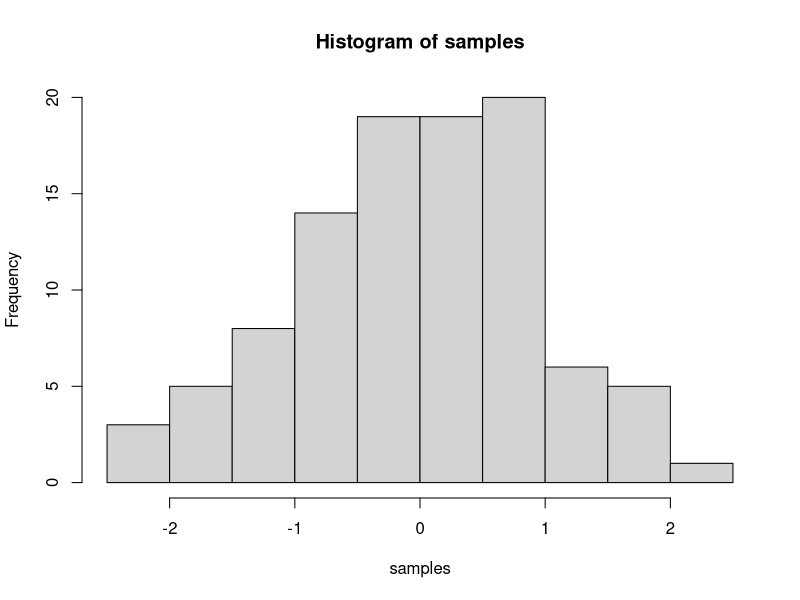
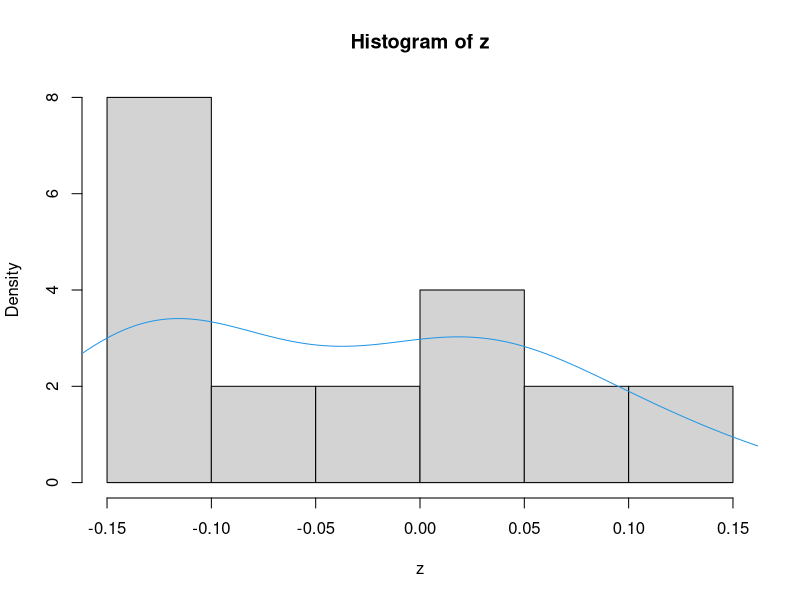

Write R code to recreate these figures, in order.
## ---- chunk 1
knitr::opts_chunk$set(message=FALSE,warning=FALSE, cache=TRUE)
## ---- chunk 2
15+20
12*12 # * is multiplication sign.
126/3 # / is division sign.
(2+5+4)/5
## ---- chunk 3
samples <- rnorm(100, mean=0, sd=1)
hist(samples)
## ---- chunk 4
1+2
2*5
5/3
(1+6+4)/5

## ---- chunk 5
a<-1
b<-2
a+b

d<-c(1,2,3)
e<-c(5,6,7)
d+e
d*e
d/e

## ---- chunk 6
# for loop solution
# i becomes the number 1 to 100 at each step of the loop


a <- length(100) # make empty variable, set length to 100
for (i in 1:100){
  a[i] <-i #assigns the number in i, to the ith index of a
}

print(a)

# for loop solution #2

a<-c() #create empty variable using combine command
for (i in 1:100){
  a<-c(a,i) # keeps combining a with itself and the new number in i
}
print(a)

# seq solution
a <- seq(1,100,1) # look up help for seq using ?seq() in console
print(a)

## ---- chunk 7
z<-rnorm(10,0,0.1)
hist(z,probability=TRUE)
lines(density(z),col=4)
(z+5)
summary(z) ### Give summary of the distribution
